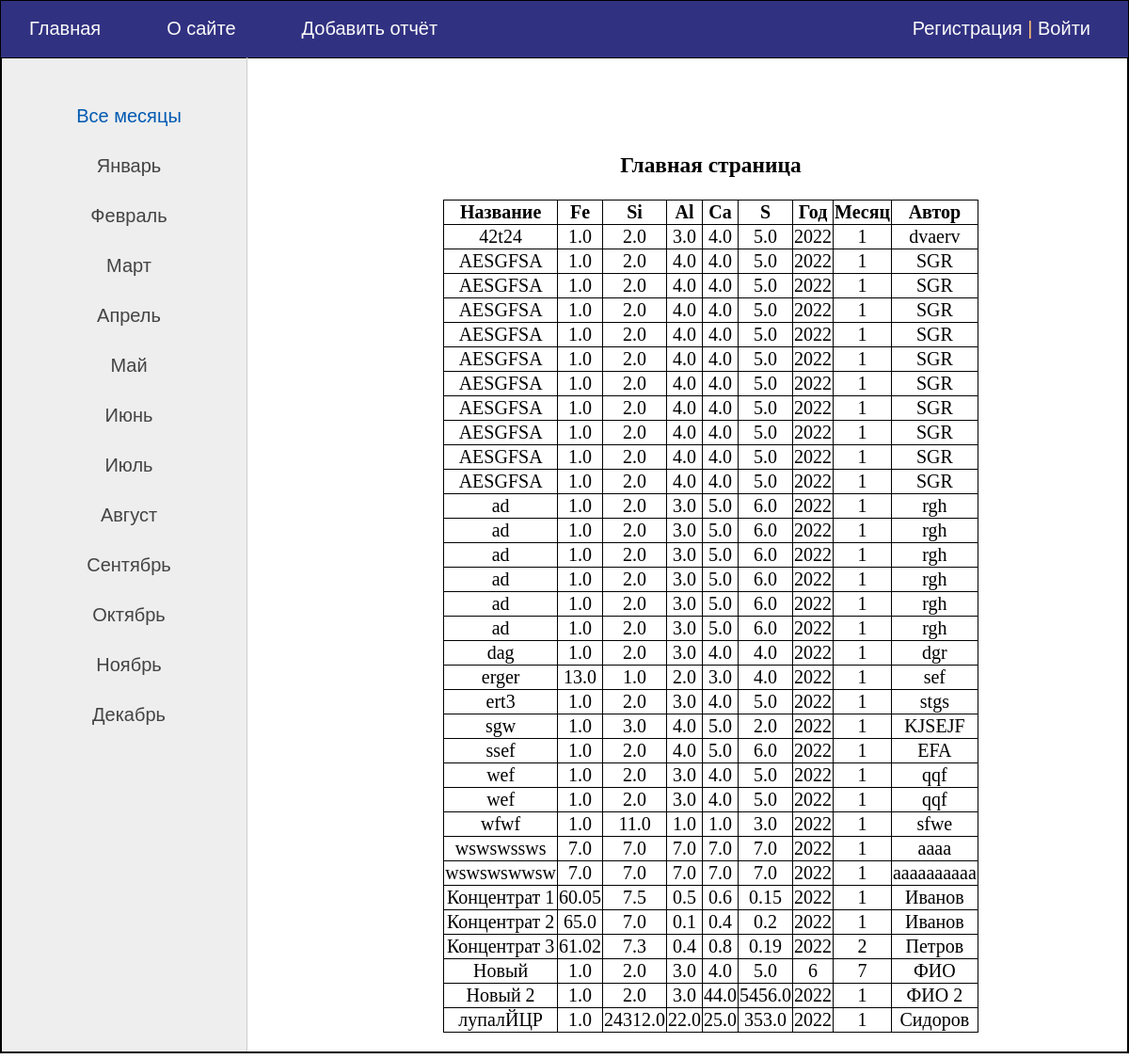
The app's page /, older data.
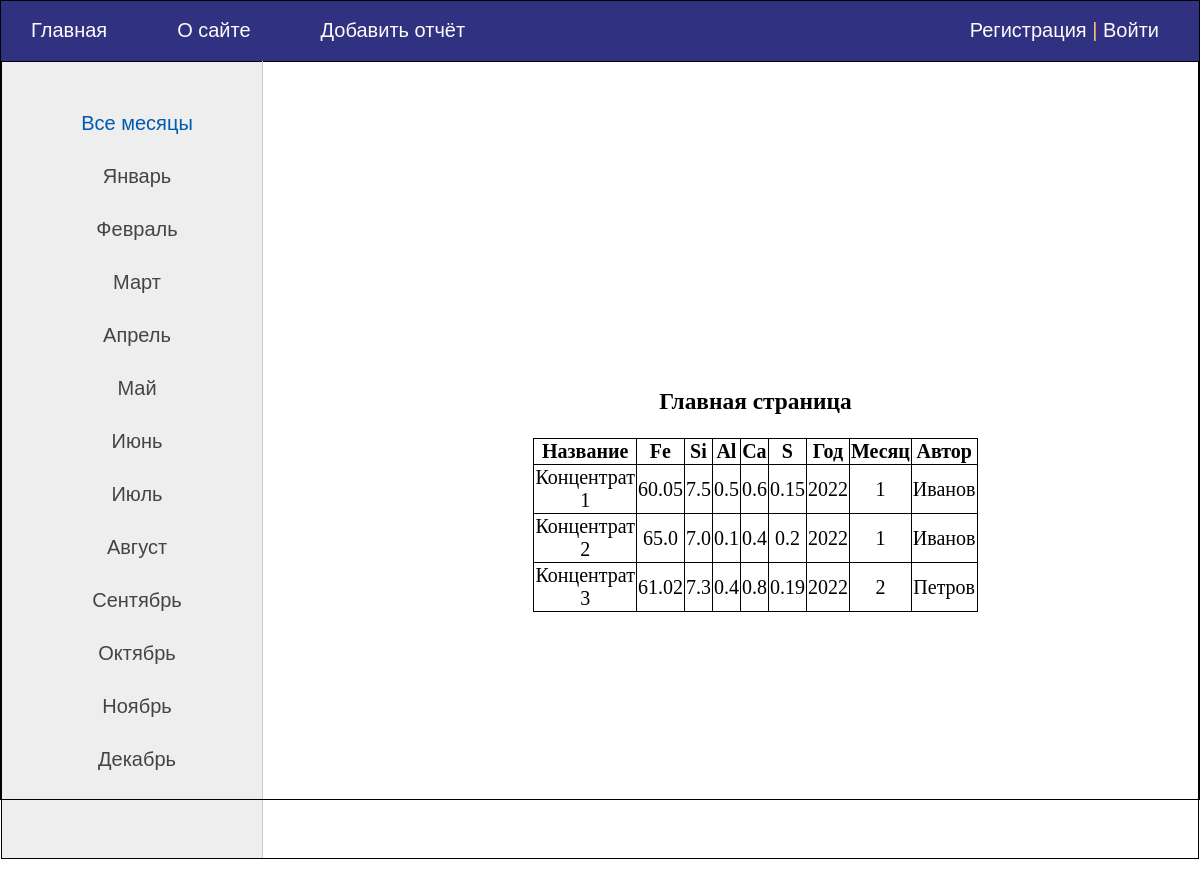
The same page, newer data.
### report/models.py (models this page shows, shortened)
class Report(models.Model):
    title = models.CharField(max_length=255, verbose_name="Наименование сырья")
    component_Fe = models.FloatField(verbose_name="Fe")  # Железо
    component_Si = models.FloatField(verbose_name="Si")  # Кремний
    component_Al = models.FloatField(verbose_name="Al")  # Алюминий
    component_Ca = models.FloatField(verbose_name="Ca")  # Кальций
    component_S = models.FloatField(verbose_name="S")  # Сера
    report_year = models.DecimalField(max_digits=4, decimal_places=0, default=2022, verbose_name='Год')  # Год отчёта
    report_month = models.DecimalField(max_digits=2, decimal_places=0,default=1, verbose_name='Месяц')  # Месяц отчёта
    report_create = models.DateTimeField(auto_now_add=True, verbose_name="Время создания")
    report_update = models.DateTimeField(auto_now=True, verbose_name="Время изменения")
    author_name = models.CharField(max_length=255, default='', verbose_name="Автор", )
    class Meta:
        verbose_name = 'Отчёт'
        verbose_name_plural = 'Отчёты'
        ordering = ['title']

### report/views.py (the view)
# urls.py: path('', index, name='home'),
def index(request):
    months_dict = {1: 'Январь',
                   2: 'Февраль',
                   3: 'Март',
                   4: 'Апрель',
                   5: 'Май',
                   6: 'Июнь',
                   7: 'Июль',
                   8: 'Август',
                   9: 'Сентябрь',
                   10: 'Октябрь',
                   11: 'Ноябрь',
                   12: 'Декабрь'}
    reports = Report.objects.all()
    context = {'months_dict': months_dict,
               'reports': reports,
               'menu': menu,
               'title': 'Главная страница',
               'month_id': 0,
               }
    return render(request, 'report/index.html', context=context)

### report/templates/report/index.html (shortened to what this page needs)
{% extends 'report/base.html' %}
{% block content %}
<h3>{{title}} {{month_name}}</h3>
<table style="width:50%" align="center">
    <tr>
        <th>Название</th>
        <th>Fe</th>
        <th>Si</th>
        <th>Al</th>
        <th>Ca</th>
        <th>S</th>
        <th>Год</th>
        <th>Месяц</th>
        <th>Автор</th>
    </tr>
    {% for r in reports %}
    <tr>
        <td>{{ r.title }}</td>
        <td>{{ r.component_Fe }}</td>
        <td>{{ r.component_Si }}</td>
        <td>{{ r.component_Al }}</td>
        <td>{{ r.component_Ca }}</td>
        <td>{{ r.component_S }}</td>
        <td>{{ r.report_year }}</td>
        <td>{{ r.report_month }}</td>
        <td>{{ r.author_name }}</td>
    </tr>
    {% endfor %}
</table>
{% endblock %}

Row changes from the older to the newer data that the page shows:
removed Report: title "42t24", component_Fe "1.0", component_Si "2.0", component_Al "3.0", component_Ca "4.0", component_S "5.0", report_year "2022", report_month "1", author_name "dvaerv"
removed Report: title "AESGFSA", component_Fe "1.0", component_Si "2.0", component_Al "4.0", component_Ca "4.0", component_S "5.0", report_year "2022", report_month "1", author_name "SGR"
removed Report: title "AESGFSA", component_Fe "1.0", component_Si "2.0", component_Al "4.0", component_Ca "4.0", component_S "5.0", report_year "2022", report_month "1", author_name "SGR"
removed Report: title "AESGFSA", component_Fe "1.0", component_Si "2.0", component_Al "4.0", component_Ca "4.0", component_S "5.0", report_year "2022", report_month "1", author_name "SGR"
removed Report: title "AESGFSA", component_Fe "1.0", component_Si "2.0", component_Al "4.0", component_Ca "4.0", component_S "5.0", report_year "2022", report_month "1", author_name "SGR"
removed Report: title "AESGFSA", component_Fe "1.0", component_Si "2.0", component_Al "4.0", component_Ca "4.0", component_S "5.0", report_year "2022", report_month "1", author_name "SGR"
removed Report: title "AESGFSA", component_Fe "1.0", component_Si "2.0", component_Al "4.0", component_Ca "4.0", component_S "5.0", report_year "2022", report_month "1", author_name "SGR"
removed Report: title "AESGFSA", component_Fe "1.0", component_Si "2.0", component_Al "4.0", component_Ca "4.0", component_S "5.0", report_year "2022", report_month "1", author_name "SGR"
removed Report: title "AESGFSA", component_Fe "1.0", component_Si "2.0", component_Al "4.0", component_Ca "4.0", component_S "5.0", report_year "2022", report_month "1", author_name "SGR"
removed Report: title "AESGFSA", component_Fe "1.0", component_Si "2.0", component_Al "4.0", component_Ca "4.0", component_S "5.0", report_year "2022", report_month "1", author_name "SGR"
removed Report: title "AESGFSA", component_Fe "1.0", component_Si "2.0", component_Al "4.0", component_Ca "4.0", component_S "5.0", report_year "2022", report_month "1", author_name "SGR"
removed Report: title "ad", component_Fe "1.0", component_Si "2.0", component_Al "3.0", component_Ca "5.0", component_S "6.0", report_year "2022", report_month "1", author_name "rgh"
removed Report: title "ad", component_Fe "1.0", component_Si "2.0", component_Al "3.0", component_Ca "5.0", component_S "6.0", report_year "2022", report_month "1", author_name "rgh"
removed Report: title "ad", component_Fe "1.0", component_Si "2.0", component_Al "3.0", component_Ca "5.0", component_S "6.0", report_year "2022", report_month "1", author_name "rgh"
removed Report: title "ad", component_Fe "1.0", component_Si "2.0", component_Al "3.0", component_Ca "5.0", component_S "6.0", report_year "2022", report_month "1", author_name "rgh"
removed Report: title "ad", component_Fe "1.0", component_Si "2.0", component_Al "3.0", component_Ca "5.0", component_S "6.0", report_year "2022", report_month "1", author_name "rgh"
removed Report: title "ad", component_Fe "1.0", component_Si "2.0", component_Al "3.0", component_Ca "5.0", component_S "6.0", report_year "2022", report_month "1", author_name "rgh"
removed Report: title "dag", component_Fe "1.0", component_Si "2.0", component_Al "3.0", component_Ca "4.0", component_S "4.0", report_year "2022", report_month "1", author_name "dgr"
removed Report: title "erger", component_Fe "13.0", component_Si "1.0", component_Al "2.0", component_Ca "3.0", component_S "4.0", report_year "2022", report_month "1", author_name "sef"
removed Report: title "ert3", component_Fe "1.0", component_Si "2.0", component_Al "3.0", component_Ca "4.0", component_S "5.0", report_year "2022", report_month "1", author_name "stgs"
removed Report: title "sgw", component_Fe "1.0", component_Si "3.0", component_Al "4.0", component_Ca "5.0", component_S "2.0", report_year "2022", report_month "1", author_name "KJSEJF"
removed Report: title "ssef", component_Fe "1.0", component_Si "2.0", component_Al "4.0", component_Ca "5.0", component_S "6.0", report_year "2022", report_month "1", author_name "EFA"
removed Report: title "wef", component_Fe "1.0", component_Si "2.0", component_Al "3.0", component_Ca "4.0", component_S "5.0", report_year "2022", report_month "1", author_name "qqf"
removed Report: title "wef", component_Fe "1.0", component_Si "2.0", component_Al "3.0", component_Ca "4.0", component_S "5.0", report_year "2022", report_month "1", author_name "qqf"
removed Report: title "wfwf", component_Fe "1.0", component_Si "11.0", component_Al "1.0", component_Ca "1.0", component_S "3.0", report_year "2022", report_month "1", author_name "sfwe"
removed Report: title "wswswssws", component_Fe "7.0", component_Si "7.0", component_Al "7.0", component_Ca "7.0", component_S "7.0", report_year "2022", report_month "1", author_name "aaaa"
removed Report: title "wswswswwsw", component_Fe "7.0", component_Si "7.0", component_Al "7.0", component_Ca "7.0", component_S "7.0", report_year "2022", report_month "1", author_name "aaaaaaaaaa"
removed Report: title "Новый", component_Fe "1.0", component_Si "2.0", component_Al "3.0", component_Ca "4.0", component_S "5.0", report_year "6", report_month "7", author_name "ФИО"
removed Report: title "Новый 2", component_Fe "1.0", component_Si "2.0", component_Al "3.0", component_Ca "44.0", component_S "5456.0", report_year "2022", report_month "1", author_name "ФИО 2"
removed Report: title "лупалЙЦР", component_Fe "1.0", component_Si "24312.0", component_Al "22.0", component_Ca "25.0", component_S "353.0", report_year "2022", report_month "1", author_name "Сидоров"
